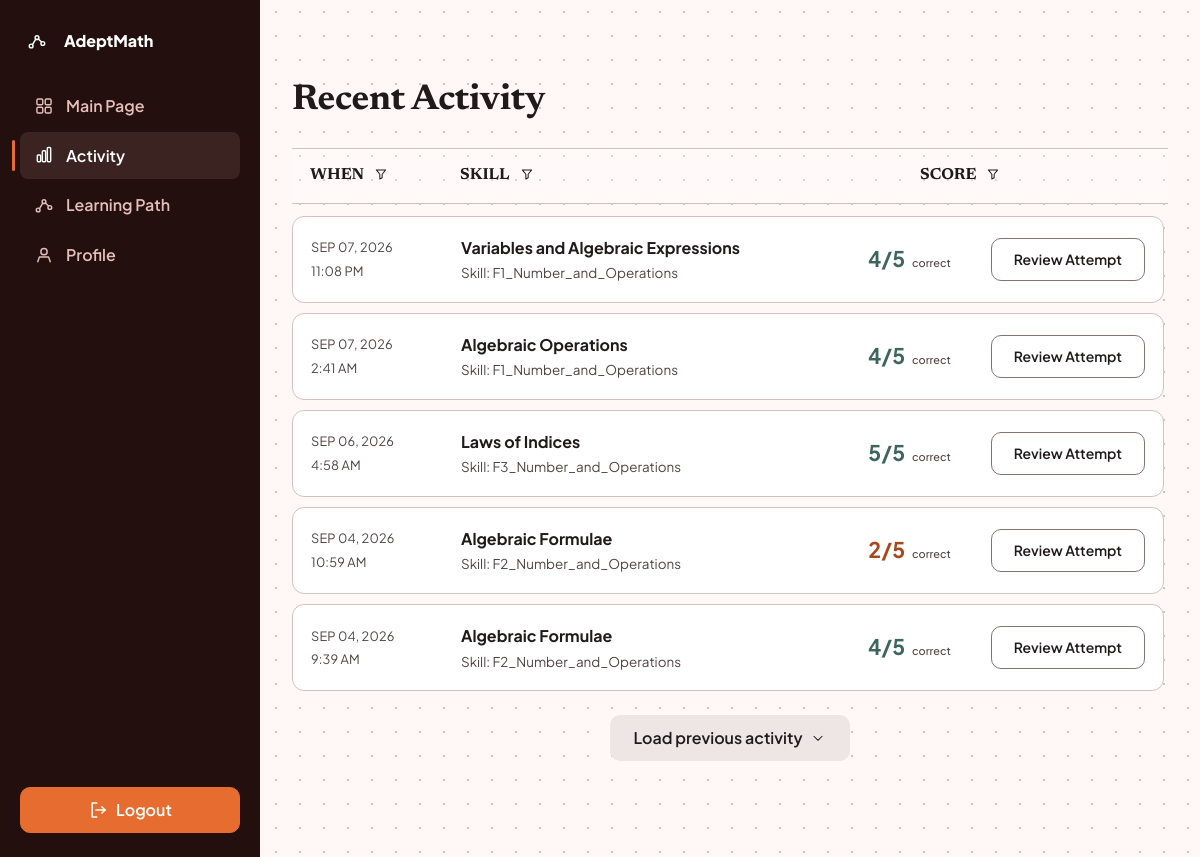
The page /activity/ (signed in) on the database its author committed.
### learning/models.py (models this page shows, shortened)
class PracticeSession(models.Model):
    class Kind(models.TextChoices):
        PRACTICE = "practice", "Adaptive practice"
        DIAGNOSTIC = "diagnostic", "Diagnostic"
    student = models.ForeignKey(
        settings.AUTH_USER_MODEL, on_delete=models.CASCADE, related_name="sessions"
    )
    micro_skill = models.ForeignKey(
        MicroSkill, on_delete=models.SET_NULL, null=True, blank=True,
        related_name="sessions",
    )
    kind = models.CharField(max_length=12, choices=Kind.choices, default=Kind.PRACTICE)
    total_questions = models.PositiveIntegerField(default=5)
    current_question = models.ForeignKey(
        Question, on_delete=models.SET_NULL, null=True, blank=True, related_name="+"
    )
    current_predicted_prob = models.FloatField(null=True, blank=True)
    current_proximity = models.FloatField(null=True, blank=True)
    score = models.PositiveIntegerField(default=0)
    is_complete = models.BooleanField(default=False)
    mastery_before = models.FloatField(null=True, blank=True)
    mastery_after = models.FloatField(null=True, blank=True)
    created_at = models.DateTimeField(auto_now_add=True)
    completed_at = models.DateTimeField(null=True, blank=True)
    class Meta:
        ordering = ["-created_at"]

### curriculum/models.py (models this page shows, shortened)
class MicroSkill(models.Model):
    macro_domain = models.ForeignKey(
        MacroDomain, on_delete=models.CASCADE, related_name="micro_skills"
    )
    title = models.CharField(max_length=150)
    slug = models.SlugField(max_length=170, unique=True, blank=True)
    form_level = models.IntegerField(choices=FormLevel.choices, default=FormLevel.FORM_1)
    short_description = models.CharField(
        max_length=255,
        help_text="One plain-language sentence shown on cards.",
        blank=True,
    )
    prerequisites = models.ManyToManyField(
        "self", symmetrical=False, blank=True, related_name="unlocks"
    )
    order = models.PositiveIntegerField(
        default=0, help_text="Position within the learning path."
    )
    is_active = models.BooleanField(default=True)
    bkt_p_init = models.FloatField(
        default=0.4377, help_text="P(skill already known before any practice)."
    )
    bkt_p_transit = models.FloatField(
        default=0.1150, help_text="P(learning the skill on one opportunity)."
    )
    bkt_p_slip = models.FloatField(
        default=0.2273, help_text="P(answering wrong despite knowing the skill)."
    )
    bkt_p_guess = models.FloatField(
        default=0.3588, help_text="P(answering right without knowing the skill)."
    )
    bkt_fitted_at = models.DateTimeField(
        null=True, blank=True,
        help_text="When these parameters were last re-estimated from this "
                  "deployment's own attempts. Empty means they are the pooled "
                  "training fit, which is the normal case.",
    )
    bkt_fit_attempts = models.PositiveIntegerField(
        default=0,
        help_text="How many attempts the current parameters were estimated from.",
    )
    class Meta:
        ordering = ["form_level", "order", "title"]

class MacroDomain(models.Model):
    name = models.CharField(max_length=120, unique=True)
    slug = models.SlugField(max_length=140, unique=True, blank=True)
    description = models.CharField(max_length=255, blank=True)
    order = models.PositiveIntegerField(default=0)
    prerequisites = models.ManyToManyField(
        "self", symmetrical=False, blank=True, related_name="unlocks"
    )
    class Meta:
        ordering = ["order", "name"]

### learning/views.py (the view)
# urls.py: path("activity/", views.activity, name="activity"),
@login_required
def activity(request):
    if request.user.is_teacher:
        return redirect("classes:teacher_dashboard")
    student = request.user
    domain_filter = request.GET.get("domain", "")
    tier_filter = request.GET.get("tier", "")
    when_filter = request.GET.get("when", "")
    try:
        show = max(ACTIVITY_INITIAL, int(request.GET.get("show", ACTIVITY_INITIAL)))
    except ValueError:
        show = ACTIVITY_INITIAL
    qs = (
        PracticeSession.objects.filter(student=student, is_complete=True)
        .exclude(kind=PracticeSession.Kind.DIAGNOSTIC)
        .select_related("micro_skill", "micro_skill__macro_domain")
        .annotate(
            ratio=ExpressionWrapper(
                1.0 * F("score") / F("total_questions"), output_field=FloatField()
            )
        )
    )
    if domain_filter.isdigit():
        qs = qs.filter(micro_skill__macro_domain_id=domain_filter)
    else:
        domain_filter = ""
    if tier_filter == "strong":
        qs = qs.filter(ratio__gte=SCORE_TIER_STRONG)
    elif tier_filter == "weak":
        qs = qs.filter(ratio__lt=SCORE_TIER_WEAK)
    elif tier_filter == "moderate":
        qs = qs.filter(ratio__gte=SCORE_TIER_WEAK, ratio__lt=SCORE_TIER_STRONG)
    now = timezone.localtime(timezone.now())
    if when_filter == "today":
        qs = qs.filter(completed_at__gte=now.replace(hour=0, minute=0, second=0, microsecond=0))
    elif when_filter == "week":
        start = (now - timedelta(days=now.weekday())).replace(hour=0, minute=0, second=0, microsecond=0)
        qs = qs.filter(completed_at__gte=start)
    elif when_filter == "month":
        qs = qs.filter(completed_at__gte=now.replace(day=1, hour=0, minute=0, second=0, microsecond=0))
    qs = qs.order_by("-completed_at")
    total = qs.count()
    sessions = [{"session": s, "tier": _score_tier(s)} for s in qs[:show]]
    context = {
        "sessions": sessions,
        "has_more": total > show,
        "load_more_url": _activity_url(request, show=show + ACTIVITY_INCREMENT),
        "when_options": [
            {"label": "All time", "url": _activity_url(request, when="", show=""), "active": when_filter == ""},
            {"label": "Today", "url": _activity_url(request, when="today", show=""), "active": when_filter == "today"},
            {"label": "This week", "url": _activity_url(request, when="week", show=""), "active": when_filter == "week"},
            {"label": "This month", "url": _activity_url(request, when="month", show=""), "active": when_filter == "month"},
        ],
        "domain_options": [
            {"label": "All topics", "url": _activity_url(request, domain="", show=""), "active": domain_filter == ""},
        ]
        + [
            {
                "label": d.name,
                "url": _activity_url(request, domain=str(d.id), show=""),
                "active": domain_filter == str(d.id),
            }
            for d in MacroDomain.objects.order_by("order")
        ],
        "tier_options": [
            {"label": "All scores", "url": _activity_url(request, tier="", show=""), "active": tier_filter == ""},
            {"label": "Strong (80%+)", "url": _activity_url(request, tier="strong", show=""), "active": tier_filter == "strong"},
            {"label": "Moderate", "url": _activity_url(request, tier="moderate", show=""), "active": tier_filter == "moderate"},
            {"label": "Weak (under 40%)", "url": _activity_url(request, tier="weak", show=""), "active": tier_filter == "weak"},
        ],
        "when_filter_active": bool(when_filter),
        "domain_filter_active": bool(domain_filter),
        "tier_filter_active": bool(tier_filter),
        "any_filter_active": bool(domain_filter or tier_filter or when_filter),
        "has_history": PracticeSession.objects.filter(
            student=student, is_complete=True
        ).exclude(kind=PracticeSession.Kind.DIAGNOSTIC).exists(),
    }
    return render(request, "student/activity.html", context)

### accounts/context_processors.py (called while the page is built)
def role_flags(request):
    user = getattr(request, "user", None)
    if user is not None and user.is_authenticated:
        return {"is_teacher": user.is_teacher, "is_student": user.is_student}
    return {"is_teacher": False, "is_student": False}

### accounts/models.py (called while the page is built)
    @property
    def is_student(self):
        return self.role == self.Role.STUDENT

    @property
    def is_teacher(self):
        return self.role == self.Role.TEACHER

### learning/templatetags/asset_tags.py (called while the page is built)
@register.simple_tag
def static_v(path):
    url = staticfiles_storage.url(path)
    found = finders.find(path)
    if not found:
        return url
    try:
        stamp = int(Path(found).stat().st_mtime)
    except OSError:
        return url
    return f"{url}{'&' if '?' in url else '?'}v={stamp}"

### learning/views.py (called while the page is built)
def _activity_url(request, **overrides):
    params = request.GET.copy()
    for key, value in overrides.items():
        if value:
            params[key] = str(value)
        else:
            params.pop(key, None)
    qs = params.urlencode()
    return f"?{qs}" if qs else "."

def _score_tier(session):
    if not session.total_questions:
        return "moderate"
    ratio = session.score / session.total_questions
    if ratio >= SCORE_TIER_STRONG:
        return "strong"
    if ratio < SCORE_TIER_WEAK:
        return "weak"
    return "moderate"

### templates/student/activity.html (shortened to what this page needs)
{% extends "base.html" %}
{% load humanize static asset_tags %}
{% block body_class %}is-home is-activity{% endblock %}
{% block content %}
<div class="container-mp page">
  <div class="activity-header">
    <h1>Recent Activity</h1>
  </div>
  {% if sessions or any_filter_active %}
    <div class="activity-row activity-row-head">
      <div class="activity-col">
        When
        <details class="activity-filter-menu{% if when_filter_active %} has-active-filter{% endif %}" name="activityFilters">
          <summary aria-label="Filter by when">{% include "components/icon.html" with name="filter" cls="mp-icon-sm" %}</summary>
        </details>
      </div>
      <div class="activity-col">
        Skill
        <details class="activity-filter-menu{% if domain_filter_active %} has-active-filter{% endif %}" name="activityFilters">
          <summary aria-label="Filter by skill">{% include "components/icon.html" with name="filter" cls="mp-icon-sm" %}</summary>
        </details>
      </div>
      <div class="activity-col activity-col-score">
        Score
        <details class="activity-filter-menu{% if tier_filter_active %} has-active-filter{% endif %}" name="activityFilters">
          <summary aria-label="Filter by score">{% include "components/icon.html" with name="filter" cls="mp-icon-sm" %}</summary>
        </details>
      </div>
    </div>
    {% if sessions %}
      <div class="activity-rows-scroll" id="activityRows">
        {% for item in sessions %}
          {% with s=item.session %}
            <div class="activity-row is-clickable"
                 data-review-url="{% url 'learning:practice_results' s.id %}">
              <div class="activity-when">
                <span>{{ s.completed_at|date:"M d, Y"|upper }}</span>
                <span>{{ s.completed_at|date:"g:i A" }}</span>
              </div>
              <div class="activity-info">
                <div class="activity-title">{{ s.micro_skill.title }}</div>
                <div class="activity-sub">Skill: {{ s.micro_skill.macro_domain.name }}</div>
              </div>
              <div class="activity-score">
                <span class="activity-score-val activity-score-{{ item.tier }}">
                  {{ s.score }}/{{ s.total_questions }} <span class="activity-score-word">correct</span>
                </span>
              </div>
              <button type="button" class="btn btn-outline-primary btn-sm activity-review">
                Review Attempt
              </button>
            </div>
          {% endwith %}
        {% endfor %}
      </div>
      {% if has_more %}
        <div class="activity-load-more" id="activityLoadMore">
          <a href="{{ load_more_url }}" id="activityLoadMoreLink" class="btn activity-load-btn">
            Load previous activity {% include "components/icon.html" with name="chevron-right" cls="mp-icon-sm activity-load-chevron" %}
          </a>
        </div>
      {% endif %}
    {% else %}
      <div class="empty-state activity-empty">
        <p>No sessions match this filter.</p>
        <a href="{% url 'learning:activity' %}">Clear filters</a>
      </div>
    {% endif %}
  {% else %}
    <div class="empty-state activity-empty">
      <h3>No activity yet</h3>
      <p>Complete a practice set to begin building your activity history.</p>
      <a href="{% url 'learning:dashboard' %}" class="btn btn-primary">Go to home</a>
    </div>
  {% endif %}
</div>
{% endblock %}
{% block scripts %}
<link rel="stylesheet" href="{% static 'vendor/katex/katex.min.css' %}">
{% endblock %}

### rows shown on the page
PracticeSession: session.completed_at "SEP 07, 2026", session.completed_at "11:08 PM", session.micro_skill "Variables and Algebraic Expressions", session.micro_skill.macro_domain.name "F1_Number_and_Operations", session.score "4", session.total_questions "5"
PracticeSession: session.completed_at "SEP 07, 2026", session.completed_at "2:41 AM", session.micro_skill "Algebraic Operations", session.micro_skill.macro_domain.name "F1_Number_and_Operations", session.score "4", session.total_questions "5"
PracticeSession: session.completed_at "SEP 06, 2026", session.completed_at "4:58 AM", session.micro_skill "Laws of Indices", session.micro_skill.macro_domain.name "F3_Number_and_Operations", session.score "5", session.total_questions "5"
PracticeSession: session.completed_at "SEP 04, 2026", session.completed_at "10:59 AM", session.micro_skill "Algebraic Formulae", session.micro_skill.macro_domain.name "F2_Number_and_Operations", session.score "2", session.total_questions "5"
PracticeSession: session.completed_at "SEP 04, 2026", session.completed_at "9:39 AM", session.micro_skill "Algebraic Formulae", session.micro_skill.macro_domain.name "F2_Number_and_Operations", session.score "4", session.total_questions "5"
